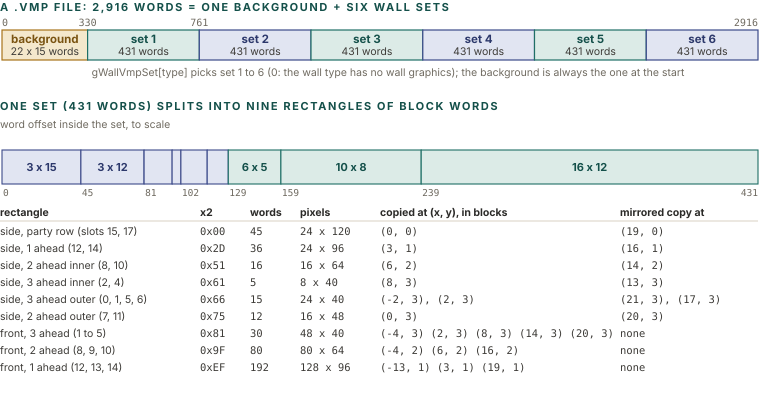

Reproduce this figure in Python.
import sys; sys.path.insert(0, '.')
from figlib import *

c = Canvas(760, 360)
c.section(0, 11, "A .VMP FILE: 2,916 WORDS = ONE BACKGROUND + SIX WALL SETS")

# top bar, to scale: 330 + 6 * 431 words
W = 756
tot = 2916
def mx(w): return 2 + W * w / tot
y = 30
c.rect(mx(0), y, mx(330) - mx(0), 30, fill=PAL["ochre"][2], stroke=PAL["ochre"][1], sw=1.2, rx=0)
c.text((mx(0) + mx(330)) / 2, y + 13, "background", size=11.5, weight=700, color=PAL["ochre"][0], anchor="middle")
c.text((mx(0) + mx(330)) / 2, y + 25, "22 x 15 words", size=10.5, color=INK2, anchor="middle")
kinds = ["teal", "navy", "teal", "navy", "teal", "navy"]
for i in range(6):
    a = 330 + 431 * i
    b = a + 431
    k = kinds[i]
    c.rect(mx(a), y, mx(b) - mx(a), 30, fill=PAL[k][2], stroke=PAL[k][1], sw=1.2, rx=0)
    c.text((mx(a) + mx(b)) / 2, y + 13, "set %d" % (i + 1), size=11.5, weight=700, color=PAL[k][0], anchor="middle")
    c.text((mx(a) + mx(b)) / 2, y + 25, "431 words", size=10.5, color=INK2, anchor="middle")
for w, lab in [(0, "0"), (330, "330"), (761, "761"), (2916, "2916")]:
    c.text(mx(w), y - 4, lab, size=10, color=MUTED, anchor="middle" if 0 < w < 2916 else ("start" if w == 0 else "end"), mono=True)
c.text(mx(330) + 4, y + 46, "gWallVmpSet[type] picks set 1 to 6 (0: the wall type has no wall graphics); the background is always the one at the start", size=10.5, color=MUTED)

# zoom: one set as 9 rectangles
pieces = [  # (offset, w, h, label, used)
    (0, 3, 15, "3 x 15", "side, party row (slots 15, 17)"),
    (45, 3, 12, "3 x 12", "side, 1 ahead (12, 14)"),
    (81, 2, 8, "2 x 8", "side, 2 ahead inner (8, 10)"),
    (97, 1, 5, "1 x 5", "side, 3 ahead inner (2, 4)"),
    (102, 3, 5, "3 x 5", "side, 3 ahead outer (0, 1, 5, 6)"),
    (117, 2, 6, "2 x 6", "side, 2 ahead outer (7, 11)"),
    (129, 6, 5, "6 x 5", "front, 3 ahead (1 to 5)"),
    (159, 10, 8, "10 x 8", "front, 2 ahead (8, 9, 10)"),
    (239, 16, 12, "16 x 12", "front, 1 ahead (12, 13, 14)"),
]
y2 = 150
c.section(0, y2 - 40, "ONE SET (431 WORDS) SPLITS INTO NINE RECTANGLES OF BLOCK WORDS")
c.text(0, y2 - 22, "word offset inside the set, to scale", size=10.5, color=MUTED)
for i, (o, w, h, lab, used) in enumerate(pieces):
    k = "navy" if "side" in used else "teal"
    x0 = 2 + W * o / 431
    x1 = 2 + W * (o + w * h) / 431
    c.rect(x0, y2, x1 - x0, 34, fill=PAL[k][2], stroke=PAL[k][1], sw=1.1, rx=0)
    if x1 - x0 > 40:
        c.text((x0 + x1) / 2, y2 + 21, lab, size=11, weight=700, color=PAL[k][0], anchor="middle")
    if x1 - x0 > 24 or o in (0,):
        c.text(x0 + 1, y2 + 46, "%d" % o, size=9.5, color=MUTED, mono=True)
c.text(2 + W, y2 + 46, "431", size=9.5, color=MUTED, mono=True, anchor="end")

# table under: one row per piece
ty = y2 + 66
c.text(0, ty, "rectangle", size=10.5, weight=700, color=INK)
c.text(200, ty, "x2", size=10.5, weight=700, color=INK)
c.text(250, ty, "words", size=10.5, weight=700, color=INK)
c.text(300, ty, "pixels", size=10.5, weight=700, color=INK)
c.text(380, ty, "copied at (x, y), in blocks", size=10.5, weight=700, color=INK)
c.text(620, ty, "mirrored copy at", size=10.5, weight=700, color=INK)
c.line(0, ty + 5, 758, ty + 5, stroke=RULE)
left = {
    0: ("(0, 0)", "(19, 0)"), 45: ("(3, 1)", "(16, 1)"), 81: ("(6, 2)", "(14, 2)"),
    97: ("(8, 3)", "(13, 3)"), 102: ("(-2, 3), (2, 3)", "(21, 3), (17, 3)"),
    117: ("(0, 3)", "(20, 3)"), 129: ("(-4, 3) (2, 3) (8, 3) (14, 3) (20, 3)", "none"),
    159: ("(-4, 2) (6, 2) (16, 2)", "none"), 239: ("(-13, 1) (3, 1) (19, 1)", "none"),
}
for i, (o, w, h, lab, used) in enumerate(pieces):
    yy = ty + 19 + i * 17
    c.text(0, yy, used, size=10.5, color=INK2)
    c.text(200, yy, "0x%02X" % o, size=10.5, color=INK2, mono=True)
    c.text(250, yy, "%d" % (w * h), size=10.5, color=INK2, mono=True)
    c.text(300, yy, "%d x %d" % (w * 8, h * 8), size=10.5, color=INK2, mono=True)
    l, r = left[o]
    c.text(380, yy, l, size=10.5, color=INK2, mono=True)
    c.text(620, yy, r if o != 129 else "none", size=10.5, color=INK2, mono=True)
c.h = ty + 19 + 9 * 17 + 6
c.save("figs/gfx_vmp_layout.svg")
